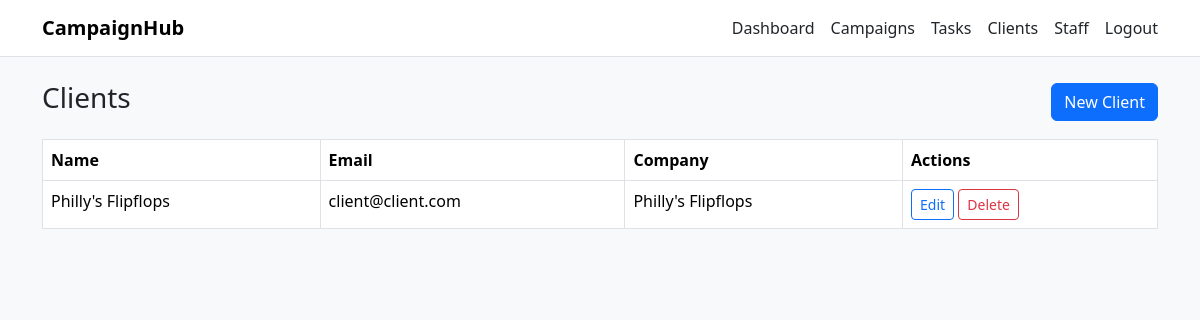
/clients/ (signed in), run on the app's committed database.
### mysite/models.py (models this page shows, shortened)
class Client(models.Model):
    user = models.OneToOneField(
        settings.AUTH_USER_MODEL,
        on_delete=models.SET_NULL,
        null=True, blank=True)
    name = models.CharField(max_length=100)
    email = models.EmailField()
    phone_number = models.CharField(max_length=10, blank=True) # optional field for contact number
    company_name = models.CharField(max_length=100, blank=True) # optional field for company name

### mysite/views.py (the view)
# urls.py: path("clients/", views.client_list, name="client_list"),
@login_required
@role_required(User.Role.ADMIN, User.Role.ACCOUNT_MANAGER)
def client_list(request):
    clients = Client.objects.select_related("user").all().order_by("-id")
    return render(request, "clients.html", {"clients": clients})

### mysite/permissions.py (called while the page is built)
def role_required(*allowed_roles):
    def check(user):
        return user.is_authenticated and (user.is_superuser or user.role in allowed_roles)
    return user_passes_test(check)

### mysite/templates/clients.html
{% extends "base.html" %}
{% block content %}
<div class="d-flex justify-content-between align-items-center mb-3">
  <h3>Clients</h3>
  <a class="btn btn-primary" href="{% url 'client_create' %}">New Client</a>
</div>
<table class="table table-bordered bg-white">
  <thead>
    <tr><th>Name</th><th>Email</th><th>Company</th><th>Actions</th></tr>
  </thead>
  <tbody>
    {% for c in clients %}
      <tr>
        <td>{{ c.name }}</td>
        <td>{{ c.email }}</td>
        <td>{{ c.company_name }}</td>
        <td>
          <a class="btn btn-sm btn-outline-primary" href="{% url 'client_edit' c.id %}">Edit</a>
          <a class="btn btn-sm btn-outline-danger" href="{% url 'client_delete' c.id %}">Delete</a>
        </td>
      </tr>
    {% empty %}
      <tr><td colspan="4" class="text-muted">No clients found.</td></tr>
    {% endfor %}
  </tbody>
</table>
{% endblock %}

### data on the page
Client: name "Philly's Flipflops", email "client@client.com", company_name "Philly's Flipflops"
